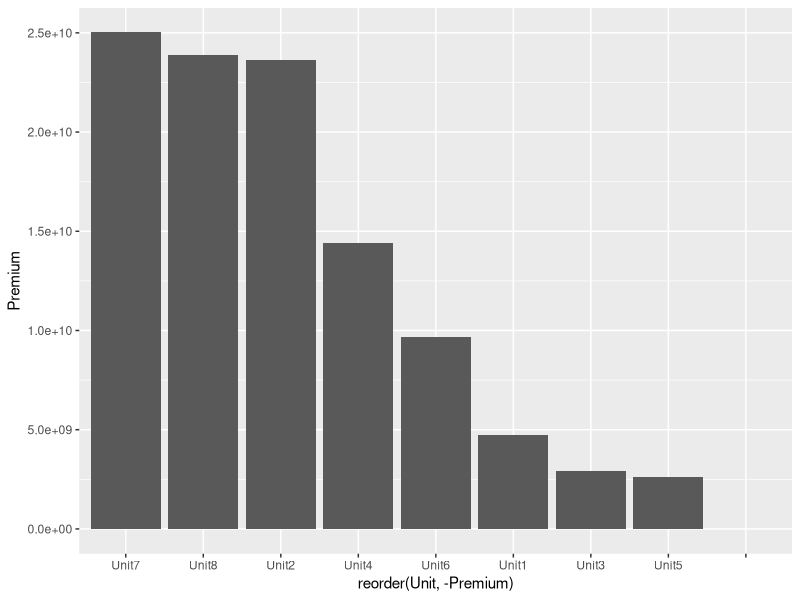

R code for this plot:
## ---- chunk 1
knitr::opts_chunk$set(echo = TRUE)
## ---- chunk 2
# libraries
library(dplyr)
library(ggplot2)

# load data
dt_KPI_raw <- read.csv("./Data/lesson2_KPI.csv")
## ---- chunk 3
dt_KPI_raw %>% glimpse()
## ---- chunk 4
# your code
## ---- chunk 5
# your code
## ---- chunk 6
# your code
## ---- chunk 7
# your code
## ---- chunk 8
# your code
## ---- chunk 9
dt_KPI_raw %>% 
  group_by(Unit) %>% 
  summarize(Premium = sum(Premium, na.rm = TRUE)) %>% 
  arrange(desc(Premium))
## ---- chunk 10
# your code
## ---- chunk 11
# your code
## ---- chunk 12
dt_KPI_raw %>% 
  group_by(Unit) %>% 
  summarize(Premium = sum(Premium, na.rm = TRUE),
            Expenses = sum(Expenses, na.rm = TRUE),
            Losses = sum(Losses, na.rm = TRUE)
  ) %>% 
  ggplot(aes(x = reorder(Unit, -Premium), y = Premium)) + 
  geom_col()

## ---- chunk 13
# your code
## ---- chunk 14
# your code
## ---- chunk 15
# your code
## ---- chunk 16
# your code
## ---- chunk 17
# your code
## ---- chunk 18
# your code
## ---- chunk 19
# your code
## ---- chunk 20
# your code
## ---- chunk 21
# your code
## ---- chunk 22
# your code
## ---- chunk 23
# your code
